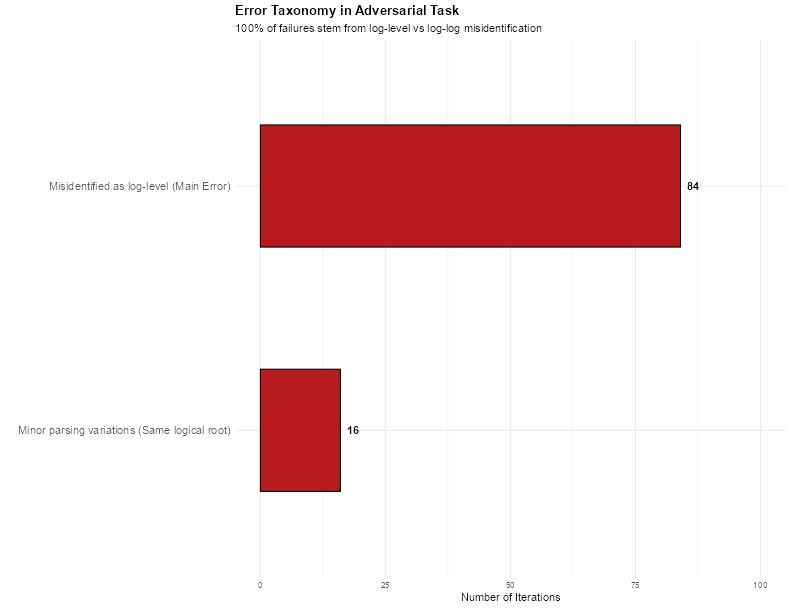

This chart was generated by the following R code:
library(ggplot2)

df_error <- data.frame(
  Error_Type = c(
    "Misidentified as log-level (Main Error)", 
    "Minor parsing variations (Same logical root)"
  ),
  Count = c(84, 16)
)

ggplot(df_error, aes(x = reorder(Error_Type, Count), y = Count)) +
  geom_col(fill = "#B71C1C", color = "black", width = 0.5) +
  coord_flip() +
  geom_text(aes(label = Count), hjust = -0.5, fontface = "bold") +
  scale_y_continuous(limits = c(0, 100)) +
  labs(
    title = "Error Taxonomy in Adversarial Task",
    subtitle = "100% of failures stem from log-level vs log-log misidentification",
    x = "",
    y = "Number of Iterations"
  ) +
  theme_minimal() +
  theme(plot.title = element_text(face = "bold"), axis.text.y = element_text(size = 11))
